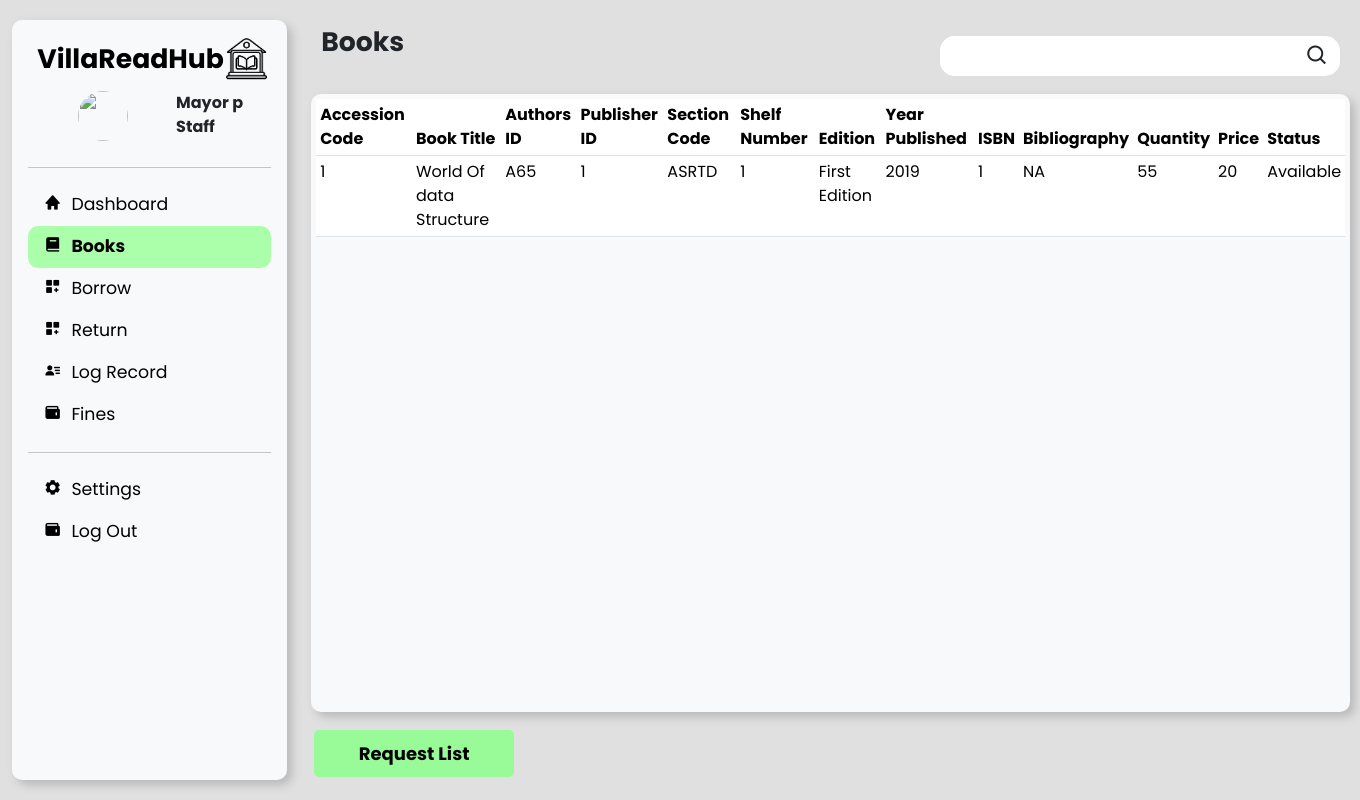
/staff/staff_books.php (signed in), run on the app's committed database.
### tables this page shows
CREATE TABLE `tbl_books`  (
  `Accession_Code` int(17) NOT NULL AUTO_INCREMENT,
  `Book_Title` varchar(255) NOT NULL,
  `Authors_ID` varchar(11) NOT NULL,
  `Publisher_ID` varchar(11) NOT NULL,
  `Section_Code` int(11) NOT NULL,
  `Shelf_Number` int(11) NOT NULL,
  `tb_edition` varchar(255) NOT NULL,
  `Year_Published` year NOT NULL,
  `ISBN` varchar(20) NOT NULL,
  `Bibliography` varchar(255) NOT NULL,
  `Quantity` int(11) NOT NULL,
  `Price` float NOT NULL,
  `tb_status` varchar(255) NOT NULL,
  PRIMARY KEY (`Accession_Code`) USING BTREE,
  INDEX `Authors_ID`(`Authors_ID`) USING BTREE,
  INDEX `Publisher_ID`(`Publisher_ID`) USING BTREE,
  INDEX `Section_Code`(`Section_Code`) USING BTREE
);

CREATE TABLE `tbl_section`  (
  `Section_uid` int(11) NOT NULL,
  `Section_Name` varchar(255) NOT NULL,
  `Section_Code` varchar(11) NOT NULL
);

### staff/staff_books.php (the view, shortened to what this page needs)
<!DOCTYPE html>
<html lang="en">
<head>
    <link href="https://cdn.jsdelivr.net/npm/bootstrap@5.3.2/dist/css/bootstrap.min.css" rel="stylesheet">
    <link href='https://unpkg.com/boxicons@2.1.4/css/boxicons.min.css' rel='stylesheet'>
    <link href="./staff.css" rel="stylesheet">
</head>
<body>
    <div class="d-flex flex-column flex-shrink-0 p-3 bg-body-tertiary" >
        <a href="/" class="d-flex align-items-center mb-3 mb-md-0 me-md-auto link-body-emphasis text-decoration-none">
            <h2>Villa<span>Read</span>Hub</h2>
            <img src="../images/lib-icon.png" style="width: 45px;" alt="lib-icon"/>
        </a>
        <div class="user-header d-flex flex-row flex-wrap align-content-center justify-content-evenly">
            <img src="https://github.com/mdo.png" alt="" width="50" height="50" class="rounded-circle me-2">
            <strong><span><?php echo $_SESSION["staff_name"] ."<br/>"; echo $_SESSION["role"]; ?></span> </strong>
        </div>
        <hr>
        <ul class="nav nav-pills flex-column mb-auto">
            <li class="nav-item"> <a href="./staff_dashboard.php" class="nav-link link-body-emphasis " > <i class='bx bxs-home'></i>Dashboard </a> </li>
            <li class="nav-item active"> <a href="./staff_books.php" class="nav-link link-body-emphasis"><i class='bx bxs-book'></i>Books</a> </li>
            <li class="nav-item"> <a href="./staff_borrow_dash.php" class="nav-link link-body-emphasis"><i class='bx bxs-customize'></i>Borrow</a> </li>
            <li class="nav-item"> <a href="./staff_return.php" class="nav-link link-body-emphasis"><i class='bx bxs-customize'></i>Return</a> </li>
            <li class="nav-item"> <a href="./staff_log.php" class="nav-link link-body-emphasis"><i class='bx bxs-user-detail'></i>Log Record</a> </li>
            <li class="nav-item"> <a href="./staff_fines.php" class="nav-link link-body-emphasis"><i class='bx bxs-wallet'></i>Fines</a> </li>
            <hr>
            <li class="nav-item"> <a href="./staff_settings.php" class="nav-link link-body-emphasis"><i class='bx bxs-cog'></i>Settings</a> </li>
            <li class="nav-item"> <a href="" class="nav-link link-body-emphasis" data-bs-toggle="modal" data-bs-target="#logOut"><i class='bx bxs-wallet'></i>Log Out</a> </li>
        </ul>
    </div>
    <div class="board container">
    <div class="header1">
            <div class="text">
                <div class="title">
                    <h2>Books</h2>
                </div>
            </div>
            <div class="searchbar">
            <form action="">
            <input type="search" id="searchInput" required>
            <i class='bx bx-search' id="search-icon"></i>
            </form>
            </div>
        </div>
    <div class="books container">
    <table class="table table-hover table-sm">
        <thead>
            <tr>
                <th>Accession Code</th>
                <th>Book Title</th>
                <th>Authors ID</th>
                <th>Publisher ID</th>
                <th>Section Code</th>
                <th>Shelf Number</th>
                <th>Edition</th>
                <th>Year Published</th>
                <th>ISBN</th>
                <th>Bibliography</th>
                <th>Quantity</th>
                <th>Price</th>
                <th>Status</th>
            </tr>
        </thead>
        <tbody>
            <?php
                $conn =  mysqli_connect("localhost","root","","db_library_2", 3308);
                $sql = "SELECT
                tbl_books.Accession_Code,
                tbl_books.Book_Title,
                tbl_books.Authors_ID,
                tbl_books.Publisher_ID,
                tbl_books.Section_Code,
                tbl_books.Shelf_Number,
                tbl_books.tb_edition,
                tbl_books.Year_Published,
                tbl_books.ISBN,
                tbl_books.Bibliography,
                tbl_books.Quantity,
                tbl_books.tb_status,
                tbl_books.Price,
                tbl_section.Section_uid,
                tbl_section.Section_Name,
                tbl_section.Section_Code
            FROM
                tbl_books
                INNER JOIN
                tbl_section
                ON
                    tbl_books.Section_Code = tbl_section.Section_uid";
    $result = $conn->query($sql);
                while($row = $result->fetch_assoc()) {
                    echo "<tr><td>".$row["Accession_Code"]."</td>
                    <td>".$row["Book_Title"]."</td>
                    <td>".$row["Authors_ID"]."</td>
                    <td>".$row["Publisher_ID"]."</td>
                    <td>".$row["Section_Code"]."</td>
                    <td>".$row["Shelf_Number"]."</td>
                    <td>".$row["tb_edition"]."</td>
                    <td>".$row["Year_Published"]."</td>
                    <td>".$row["ISBN"]."</td>
                    <td>".$row["Bibliography"]."</td>
                    <td>".$row["Quantity"]."</td>
                    <td>".$row["Price"]."</td>
                    <td>".$row["tb_status"]."</td></tr>";
                }
                echo "</table>";
            ?>
    </div>
    <button class="btn" id="requestButton">Request List</button>
</div>
</body>
</html>

### staff/staff.css (style rules this page uses)
body { width: 100vw; height: 100vh; background-color: #e0e0e0; font-family: "Poppins"; display: flex; align-items: center; justify-content: space-evenly; flex-wrap: wrap; flex-direction: column; }
.bg-body-tertiary { width: 275px; height: 95%; margin: 12px; border-radius: 10px; box-shadow: 5px 5px 10px #bababa, -5px -5px 10px #dfdfdf; }
.bg-body-tertiary >a { flex-wrap:wrap; justify-content: center; width: 250px; }
h2 { font-size: 20pt; font-weight: 700; margin: 0%; }
li.nav-item.active { background-color: #abffab; font-weight: bold; border-radius: 10px; }
.nav-link { font-size: 13pt; }
.nav-link > i { margin-right: 10px; }
.active { --bs-dropdown-link-active-bg: #8effa8; }
.board { width: 78%; height: 95%; display: grid; grid-template-columns: 1fr; grid-template-rows: 72px 1fr; gap: 2px; }
.board > .books { width: 1039px; height: 98%; overflow-y: auto; background-color: #f8f9fa; box-shadow: 5px 5px 10px #bababa, -5px -5px 10px #dfdfdf; padding: 5px; border-radius: 10px; display: flex; flex-wrap: wrap; align-content: flex-start; flex-direction: row; justify-content: center; }
.header1 { display: flex; flex-direction: row; align-content: center; align-items: center; justify-content: space-between; flex-wrap: wrap; padding :10px; }
.searchbar form { width: 400px; height: 40px; background-color: white; border-radius: 15px; display: flex; flex-direction: row; flex-wrap: wrap; align-content: center; align-items: center; gap:5px; }
.searchbar form input { width: 90%; height: 100%; padding: 5px; border-bottom-left-radius: 15px; border-top-left-radius: 15px; outline: none; border: none; }
.searchbar form #search-icon { width: 6%; font-size: 18pt; cursor: pointer; }
.text { height: 60px; display: flex; flex-direction: column; justify-content: space-between; }
.user-header { width: 265px; padding: 10px; }
.btn { width: 200px; height: auto; padding: 10px; margin: 3px; font-size: 18px; font-weight: 700; border-radius: 5px; background-color: palegreen; border: none; color:black; transition: all 0.50s ease; }

### data on the page
tbl_books: Accession_Code "1", Book_Title "World Of data Structure", Authors_ID "A65", Publisher_ID "1", tbl_section.Section_Code "ASRTD", Shelf_Number "1", tb_edition "First Edition", Year_Published "2019", ISBN "1", Bibliography "NA", Quantity "55", Price "20", tb_status "Available"

### other printed values
$_SESSION["staff_name"] "Mayor p"
$_SESSION["role"] "Staff"
